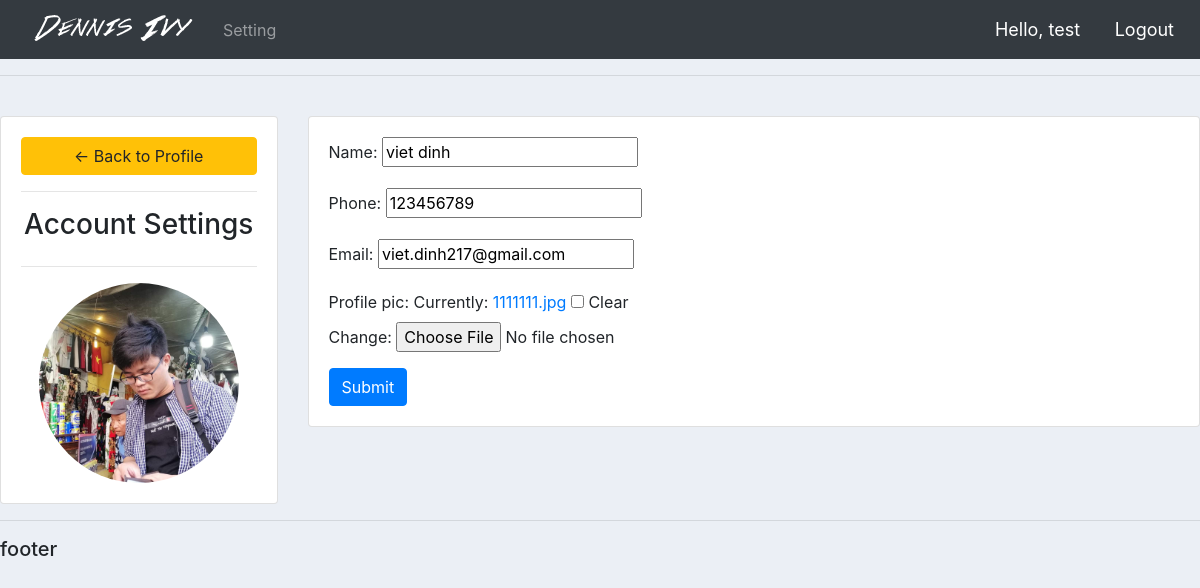
/account/ (signed in), run on the app's committed database.
### accounts/models.py (models this page shows, shortened)
class Customer(models.Model):
    user = models.OneToOneField(User, blank=True, null=True, on_delete=models.CASCADE)
    name = models.CharField(max_length=200, null=True)
    phone = models.CharField(max_length=200, null=True)
    email = models.EmailField(max_length=200, null=True)
    profile_pic = models.ImageField(default='profile1.png',null=True, blank=True)
    date_created = models.DateTimeField(auto_now_add=True, null=True)

### accounts/decorators.py (the view)
        def wapper_func(request, *args, **kwargs):
            group = None
            if request.user.groups.exists():
                group = request.user.groups.all()[0].name
            if group in allowed_roles:
                return view_func(request, *args, **kwargs)
            else:
                return HttpResponse('You are not authorized to access this page')

### accounts/forms.py
class CustomerForm(ModelForm):
    class Meta:
        model = Customer
        fields = '__all__'
        exclude = ['user']

### accounts/views.py (called while the page is built)
@login_required(login_url='login')
@allowed_users(allowed_roles=['customer'])
def accountSettings(request):
    customer = request.user.customer
    form = CustomerForm(instance = customer)
    if request.method == 'POST':
        form = CustomerForm(request.POST, request.FILES, instance = customer)
        if form.is_valid():
            form.save()
    context = {'form':form}
    return render(request, 'accounts/account_setting.html', context)

### accounts/templates/accounts/account_setting.html (shortened to what this page needs)
{%  extends 'accounts/main.html' %}
{% load static %}
{% block content %}
<br>
<div class="row">
	<div class="col-md-3">
		<div class="card card-body">
			<a class="btn btn-warning" href="{% url 'home' %}"> &#8592; Back to Profile</a>
			<hr>
			<h3 style="text-align: center">Account Settings</h3>
			<hr>
			<img class="profile-pic" src="{{request.user.customer.profile_pic.url}}" >
		</div>
	</div>
	<div class="col-md-9">
		<div class="card card-body">
			<form method="POST" action="" enctype="multipart/form-data">
				{{form.as_p}}
			<input class="btn btn-primary" type="submit" value="Submit" name="Update Information" />
			</form>
		</div>
	</div>
</div>
{% endblock %}

### accounts/templates/accounts/navbar.html (shortened to what this page needs)
{% load static %}
<nav class="navbar navbar-expand-lg navbar-dark bg-dark">
  <img src="{% static 'images/logo.png' %}" />
  <div class="collapse navbar-collapse" id="navbarSupportedContent">
    <ul class="navbar-nav mr-auto">
    {% if request.user.is_staff %}
        <li class="nav-item active">
          <a class="nav-link" href="{% url 'home' %}">Dashboard <span class="sr-only">(current)</span></a>
        </li>
        <li class="nav-item">
          <a class="nav-link" href="{% url 'product' %}">products</a>
        </li>
      {% else %}
        <li class="nav-item">
          <a class="nav-link" href="{% url 'account' %}">Setting</a>
        </li>
      {% endif %}
    </ul>
    <div>
      <span class="hello-msg">Hello, {{user}}</span>
      <span><a class="hello-msg" href="{% url 'logout'%}">Logout</a></span>
    </div>
  </div>
</nav>

### static/css/main.css (style rules this page uses)
body { background-color: #ebeff5; }

### accounts/templates/accounts/navbar.html (style rules this page uses)
.hello-msg { font-size: 18px; color: #fff; padding-right: 10px; padding-left: 20px; }

### accounts/templates/accounts/account_setting.html (style rules this page uses)
.profile-pic { max-width: 200px; max-height:200px; margin: 0 auto; border-radius: 50%; }

### data on the page
Customer: name "viet dinh", phone "123456789", email "viet.dinh217@gmail.com"

### other printed values
{{ user }} "test"
